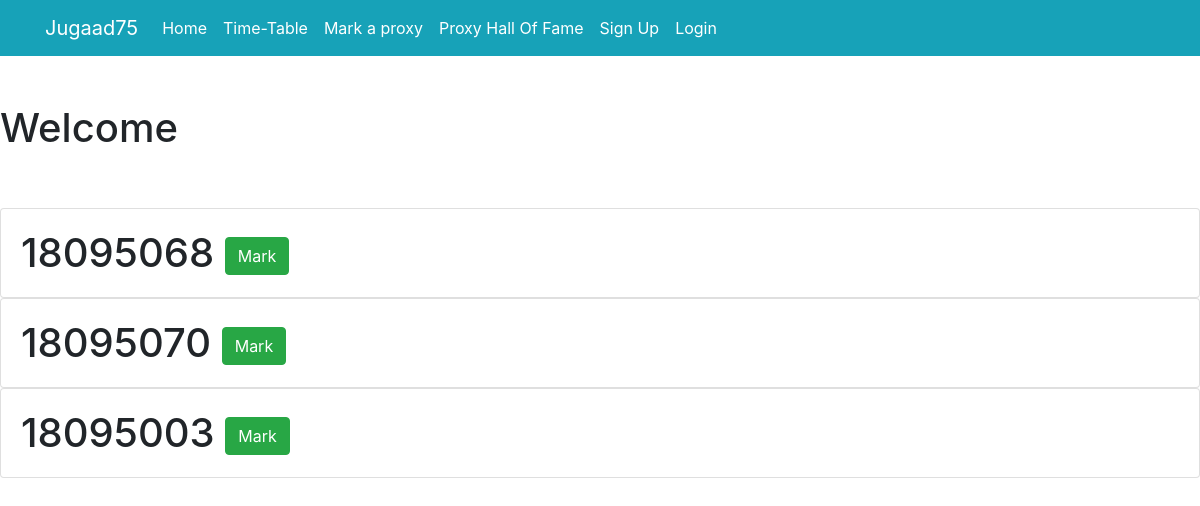
Page /markProxy/ on the committed database.
### tracker/models.py (models this page shows)
class sdata(models.Model):
    student = models.ForeignKey(User, on_delete=models.CASCADE)
    slot1 = models.IntegerField(default=0)
    slot2 = models.IntegerField(default=0)
    slot3 = models.IntegerField(default=0)
    slat = models.FloatField(default=0.0)
    slong = models.FloatField(default=0.0)

### tracker/views.py (the view, shortened to what this page needs)
# urls.py: path('markProxy/', views.markProxy , name='markProxy'),
@csrf_exempt
def markProxy(request):
    print("mark")
    curr_slot = getSlot()
    if curr_slot == 5:
        return HttpResponse("No classes Running")
    if curr_slot == 1:
        context = {
            'absentees' : sdata.objects.filter(slot1=0)
        }
        return render(request,'tracker/proxy.html',context)
    elif curr_slot == 2:
        context = {
            'absentees' : sdata.objects.filter(slot2=0)
        }
        return render(request,'tracker/proxy.html',context)
    elif curr_slot == 3:
        context = {
            'absentees' : sdata.objects.filter(slot3=0)
        }
        return render(request,'tracker/proxy.html',context)
    else:
        context = {
            'absentees' : sdata.objects.filter(slot3=0)
        }
        return render(request,'tracker/proxy.html',context)

### tracker/views.py (called while the page is built)
def getSlot():
    x = datetime.datetime.now()
    if x.hour>9 and x.hour<10:
        return 1
    elif x.hour>10 and x.hour<11:
        return 2
    elif x.hour>11 and x.hour<12:
        return 3
    return 4

### tracker/templates/tracker/proxy.html (shortened to what this page needs)
<link rel="stylesheet" href="https://stackpath.bootstrapcdn.com/bootstrap/4.4.1/css/bootstrap.min.css">
<nav class="navbar navbar-expand-lg navbar-dark bg-info">
    <div class="container">
      <a class="navbar-brand"  href="{% url 'home' %}" >Jugaad75</a>
      <div class="collapse navbar-collapse" id="navbarNav">
        <ul class="navbar-nav">
          <li class="nav-item active">
            <a class="nav-link" href="{% url 'home' %}" >Home </a>
          </li>
          <li class="nav-item active">
            <a class="nav-link" href="{% url 'addLecture' %}">Time-Table </span></a>
          </li>
          <li class="nav-item active">
            <a class="nav-link" href="{% url 'markProxy' %}">Mark a proxy</a>
          </li>
           <li class="nav-item active">
            <a class="nav-link" href="{% url 'hallOfFame' %}" >Proxy Hall Of Fame</a>
          </li>
      {% if user.is_authenticated %}
          <li class="nav-item active">
              <a href="#" onclick="$('#signOutBtn').click()" class="nav-link" >Logout</a>
              <form style='display: none;' method="POST" action="{% url 'logoutuser' %}">
                  {% csrf_token %}
                  <button id="signOutBtn" type="submit">Logout</button>
              </form>
          </li>
          <li class="nav-item ">
            <a class="nav-link disabled" href="#" style="color: chartreuse; font-size: large; " >{{user.username}}</a>
          </li>
      {% else %}
          <li class="nav-item active">
              <a class="nav-link " href="{% url 'signupuser' %} ">Sign Up</a>
          </li>
          <li class="nav-item">
              <a class="nav-link active" href="{% url 'loginuser' %}" >Login</a>
          </li>
      {% endif %}
        </ul>
      </div>
    </div>
  </nav>
 <h1> Welcome {{user.username}} <h1>
<br>
{% for abs in absentees %}
<div class="card">
  <div class="card-body">
    {{abs.student.username}}
    <button type="submit" onclick="markproxy({{abs.student.id}})" class="btn btn-success">Mark</button>
  </div>
</div>
{% endfor %}

### rows in the picture
sdata: student.username "18095068"
sdata: student.username "18095070"
sdata: student.username "18095003"
